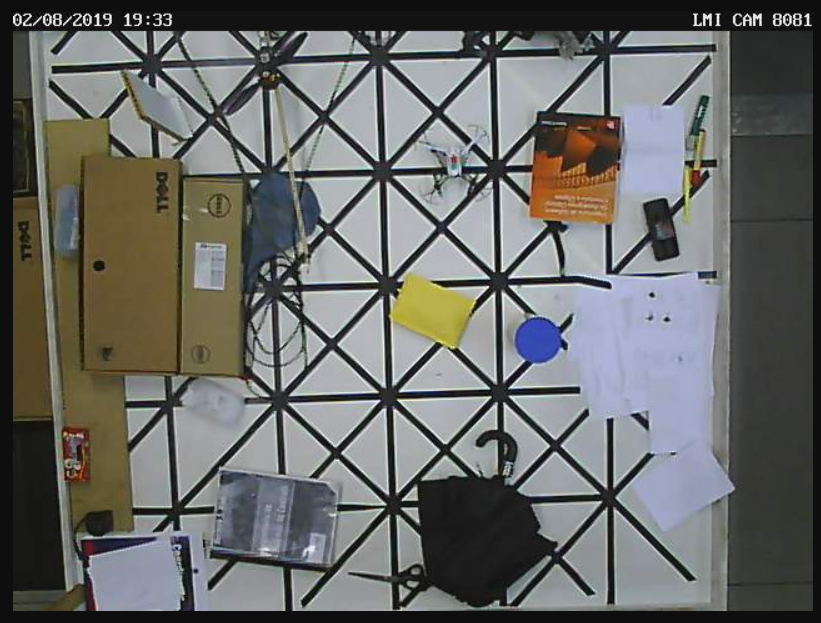
#> input picture pyparrot-master/img1.png, 821 x 623 px, given in place of video.mjpeg, which was not available
$ python cam_pos4.py
#> lines starting #> are read from the running program, lines starting #| are printed output that depends on the picture; after the words box and inside, x2 and y2 are one past the last pixel; in counts of white or black regions, pixels touching at a corner belong together; pictures that were not available may be replaced by others from this repository, and a replacement may not be noted
#!/usr/bin/env python3

from __future__ import print_function

import sys
ros_path = '/opt/ros/kinetic/lib/python2.7/dist-packages'
if ros_path in sys.path:
    sys.path.remove(ros_path)
import cv2


from imutils.video import WebcamVideoStream
from imutils.video import FPS
import argparse
import imutils
import numpy as np

from time import sleep
import time
import datetime
from threading import Thread
import math

posX_cm = 0; posY_cm = 0; posZ_cm = 0; ang = 0
posX2_cm = 0; posY2_cm = 0; posZ2_cm = 0; ang2 = 0
posX3_cm = 0; posY3_cm = 0; posZ3_cm = 0

def detect_cam1(img1, h):
	global posX_cm, posY_cm, ang
	size_max = 0; i_max = 0

	hsv = cv2.cvtColor(img1, cv2.COLOR_BGR2HSV)
	mask_blue = cv2.inRange(hsv, lower_blue, upper_blue)
	res_blue = cv2.bitwise_and(img1,img1, mask= mask_blue)
	imgray = cv2.cvtColor(res_blue, cv2.COLOR_BGR2GRAY)
	ret, thresh = cv2.threshold(imgray, 40, 255, 0)
	contours, hierarchy = cv2.findContours(thresh, 1, 2)

	#detectar maior contorno da cor 1
	if(len(contours)>0):
		for i in range(len(contours)):
			cnt = contours[i]
			size = cv2.contourArea(cnt)
			if size > size_max:
				size_max = size
				i_max = i

		cnt=contours[i_max]
		M = cv2.moments(cnt)
		if(M['m00']!=0 and size_max > 80):
			cx = int(M['m10']/M['m00']) #centroide
			cy = int(M['m01']/M['m00'])
		else:
			return img1,0,0,0

		roi = img1[max((cy-30),0):min((cy+30),480),max((cx-30),0):min((cx+30),640)]
		hsv = cv2.cvtColor(roi, cv2.COLOR_BGR2HSV)
		mask_ylw = cv2.inRange(hsv, lower_ylw, upper_ylw)
		res_ylw = cv2.bitwise_and(roi,roi, mask= mask_ylw)
		imgray = cv2.cvtColor(res_ylw, cv2.COLOR_BGR2GRAY)
		ret, thresh = cv2.threshold(imgray, 40, 255, 0)
		contours, hierarchy = cv2.findContours(thresh, 1, 2)

		#detectar maior contorno da cor 2
		size_max = 0
		i_max = 0
		if(len(contours)>0):
			for i in range(len(contours)):
				cnt2 = contours[i]
				size = cv2.contourArea(cnt2)
				if size > size_max:
					size_max = size
					i_max = i

			cnt2=contours[i_max]
			M = cv2.moments(cnt2)
			if(M['m00']!=0 and size_max > 80):
				cx2 = int(M['m10']/M['m00']) #centroide
				cy2 = int(M['m01']/M['m00'])
				cx2 = cx2 + max((cx-30),0) #ajustes devido à ROI
				cy2 = cy2 + max((cy-30),0)
			else:
				return img1,0,0,0

		else:
			return img1,0,0,0
	else:
		return img1,0,0,0

	cv2.circle(img1,(cx2,cy2),2,(0,0,255),2)
	cv2.circle(img1,(cx,cy),2,(0,0,255),2)
	# cv2.drawContours(img1, cnt, -1, (0,255,0), 2)
	# cv2.drawContours(img1, cnt2, -1, (0,255,0), 2)
	#linha / angulo
	cv2.line(img1,(cx,cy),(cx2,cy2),(0,0,255),1)
	ang = math.atan2(-(cy-cy2),-(cx-cx2)) #negativo pois alterou-se a ordem das cores, agr eh azul dps amarelo
	ang = ang*180/3.14159

	#posicao corrigida devido a altura
	posX = (cx+cx2)/2
	posY = (cy+cy2)/2
	ymin = 39 #30 #33
	ymax = 176 #171.5
	xlim_min = 0 + 92*h/hmax
	xlim_max = 164 - 72*h/hmax
	ylim_min = ymin + (90-ymin)*h/hmax
	ylim_max = ymax - (ymax-90)*h/hmax
	posX_cm = xlim_min + (posX*(xlim_max-xlim_min)/640)
	posY_cm = ylim_min + ((480-posY)*(ylim_max-ylim_min)/480)

	return img1, posX_cm, posY_cm, ang

# [47 lines left out: function detect_cam1_obj, not called in this run]

def detect_cam2(img2, h):
	global posX_cm, posY_cm, ang
	size_max = 0; i_max = 0

	hsv = cv2.cvtColor(img2, cv2.COLOR_BGR2HSV)
	mask_blue = cv2.inRange(hsv, lower_blue, upper_blue)
	res_blue = cv2.bitwise_and(img2,img2, mask= mask_blue)
	imgray = cv2.cvtColor(res_blue, cv2.COLOR_BGR2GRAY)
	ret, thresh = cv2.threshold(imgray, 40, 255, 0)
	contours, hierarchy = cv2.findContours(thresh, 1, 2)

	if(len(contours)>0):
		for i in range(len(contours)):
			cnt = contours[i]
			size = cv2.contourArea(cnt)
			if size > size_max:
				size_max = size
				i_max = i

		cnt=contours[i_max]
		M = cv2.moments(cnt)
		if(M['m00']!=0 and size_max > 80):
			cx = int(M['m10']/M['m00']) #centroide
			cy = int(M['m01']/M['m00'])
		else:
			return img2,0,0,0

		roi = img2[max((cy-30),0):min((cy+30),480),max((cx-30),0):min((cx+30),640)]
		hsv = cv2.cvtColor(roi, cv2.COLOR_BGR2HSV)
		mask_ylw = cv2.inRange(hsv, lower_ylw, upper_ylw)
		res_ylw = cv2.bitwise_and(roi,roi, mask= mask_ylw)
		imgray = cv2.cvtColor(res_ylw, cv2.COLOR_BGR2GRAY)
		ret, thresh = cv2.threshold(imgray, 40, 255, 0)
		contours, hierarchy = cv2.findContours(thresh, 1, 2)

		size_max = 0
		i_max = 0
		if(len(contours)>0):
			for i in range(len(contours)):
				cnt2 = contours[i]
				size = cv2.contourArea(cnt2)
				if size > size_max:
					size_max = size
					i_max = i

			cnt2=contours[i_max]
			M = cv2.moments(cnt2)
			if(M['m00']!=0 and size_max > 80):
				cx2 = int(M['m10']/M['m00']) #centroide
				cy2 = int(M['m01']/M['m00'])
				cx2 = cx2 + max((cx-30),0) #ajustes devido à ROI
				cy2 = cy2 + max((cy-30),0)
			else:
				return img2,0,0,0
		else:
			return img2,0,0,0
	else:
		return img2,0,0,0

	cv2.circle(img2,(cx,cy),2,(0,0,255),2)
	cv2.circle(img2,(cx2,cy2),2,(0,0,255),2)
	# cv2.drawContours(img2, cnt, -1, (0,255,0), 2)
	# cv2.drawContours(img2, cnt2, -1, (0,255,0), 2)
	#linha / angulo
	cv2.line(img2,(cx,cy),(cx2,cy2),(0,0,255),1)
	ang = math.atan2(-(cy-cy2),-(cx-cx2))
	ang = ang*180/3.14159

	#posicao corrigida devido a altura
	posX = (cx+cx2)/2 ; posY = (cy+cy2)/2
	ymin = 104 #126.3
	ymax = 279-32 #(279-11)
	xlim_min = 0 + 92*h/hmax
	xlim_max = 164 - 72*h/hmax
	ylim_min = ymin + (226-ymin)*h/hmax
	ylim_max = ymax - (ymax-226)*h/hmax
	posX_cm = xlim_min + (posX*(xlim_max-xlim_min)/640)
	posY_cm = ylim_min + ((480-posY)*(ylim_max-ylim_min)/480)

	return img2, posX_cm, posY_cm, ang

# [391 lines left out: functions detect_cam2_obj, detect_cam1_second, detect_cam2_second, detect_cam3, detect_cam3_second, detect_cam3_obj, not called in this run]


#inicializacao de variaveis
# cx = 0; cy = 0
# cx2 = 0; cy2 = 0
# i = 0
hmax = 246

mtx = np.array([[845, 0, 319.6],[0, 891, 157.3], [0, 0, 1]])
dist = np.array([[ 0.265530618, -2.45263550, -0.0382963307,
-0.000583787615,   6.56047640]])

# pts1 = np.float32([[28,27],[569,16],[580,469],[36,480]]) #cam1
# pts2 = np.float32([[51,16],[620,34],[572,480],[75,462]]) #cam2
pts1 = np.float32([[59,35],[598,16],[613,466],[70,480]]) #cam1 07/08/2020
pts2 = np.float32([[62,16],[630,30],[584,480],[87,466]]) #cam2 07/08/2020
pts4 = np.float32([[0,16],[640,16],[640,480],[0,480]]) #cam3
pts3 = np.float32([[0,0],[640,0],[640,480],[0,480]]) #output desejado

url1 = "http://192.168.0.81/img/video.mjpeg"
url2 = "http://admin:camadmin@192.168.0.82/img/video.mjpeg"
url3 = "http://161.24.19.89/mjpg/video.mjpg"

try:
	stream1 = WebcamVideoStream(src=url1).start()
	stream2 = WebcamVideoStream(src=url2).start()
	stream3 = WebcamVideoStream(src=url3).start()
	good = 1
except:
	print("deu ruim")
	good = 0

M1 = cv2.getPerspectiveTransform(pts1,pts3)
M2 = cv2.getPerspectiveTransform(pts2,pts3)
M3 = cv2.getPerspectiveTransform(pts4,pts3)

lower_blue = np.array([84,60,80])
upper_blue = np.array([132,255,255])

lower_green = np.array([48,70,70])
upper_green = np.array([75,255,255])

lower_ylw = np.array([23,100,140])
upper_ylw = np.array([45,240,250])

lower_red1 = np.array([0,90,30])
upper_red1 = np.array([11,255,255])

lower_red2 = np.array([165,40,0])  #164 100 50
upper_red2 = np.array([180,255,255])

lower_pink1 = np.array([0,35,150])
upper_pink1 = np.array([11,130,255])

lower_pink2 = np.array([140,35,150])
upper_pink2 = np.array([180,130,255])

# count = 0; erro1 = 0; erro2 = 0
# time1 = time.perf_counter()

fourcc = cv2.VideoWriter_fourcc(*'DIVX')
out = cv2.VideoWriter('output.avi',fourcc, 12.0, (640,480))
out2 = cv2.VideoWriter('output2.avi',fourcc, 12.0, (640,480))
# cap = cv2.VideoCapture(url1)
# cap2 = cv2.VideoCapture(url3)

while(good==1):
	try:
		#le imagens
		img1 = stream1.read()
#> img1 is the input picture: shape (623, 821, 3); mean B, G, R 103.4, 105.7, 104.8
		img2 = stream2.read()
		img3 = stream3.read()

		# ret, frame = cap.read()
		# ret, frame2 = cap2.read()
		out.write(img1)
		out2.write(img3)

		#alterações nas imagens
		img1 = cv2.warpPerspective(img1,M1,(640,480))
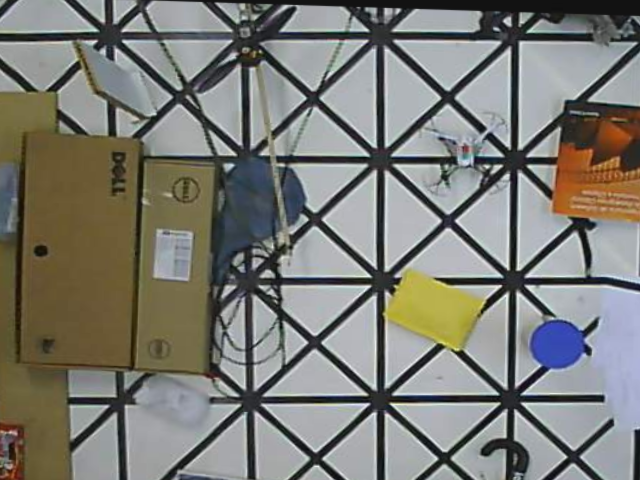
#> img1: shape (480, 640, 3); mean B, G, R 117.9, 124.1, 124.3
		img2 = cv2.warpPerspective(img2,M2,(640,480))
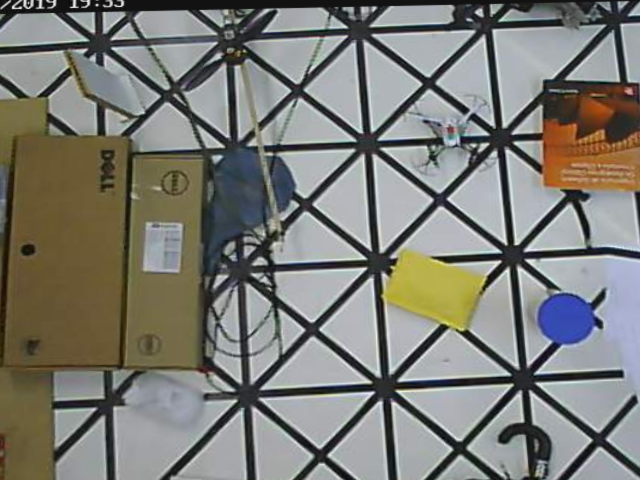
#> img2: shape (480, 640, 3); mean B, G, R 118.3, 124.4, 124.6
		img3 = cv2.warpPerspective(img3,M3,(640,480))
		img3 = cv2.undistort(img3, mtx, dist)
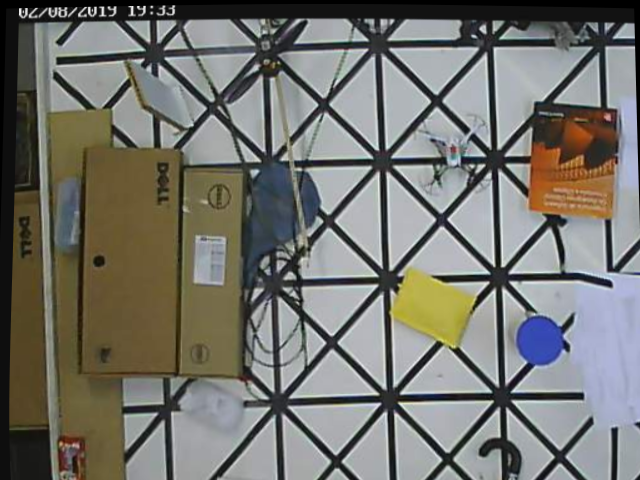
#> img3: shape (480, 640, 3); mean B, G, R 110.6, 116.5, 116.9
		img3 = img3[0:420,120:470]
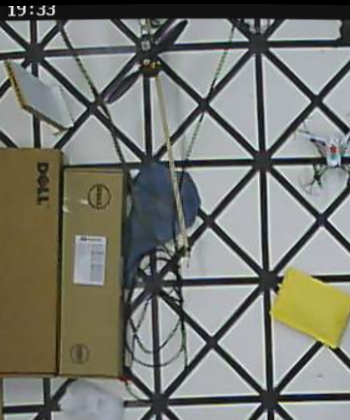
#> img3: shape (420, 350, 3); mean B, G, R 113.9, 121.3, 120.4
		i = 5
		img3 = cv2.bilateralFilter(img3, i, i * 2, i / 2)

		# drone 1
		img1, posX_cm, posY_cm, ang = detect_cam1(img1,posZ_cm)
#> in detect_cam1, `mask_blue = cv2.inRange(hsv, lower_blue, upper_blue)`:
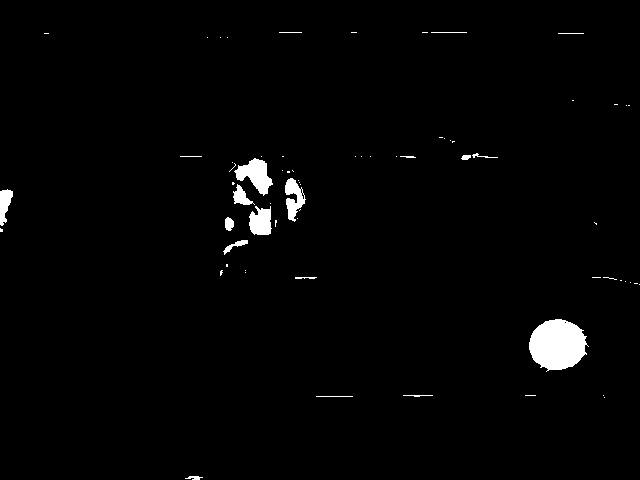
#> mask_blue: shape (480, 640); 1.7% white; 68 white regions (49 under 20 px), largest, box (x1, y1, x2, y2) and area: (529, 319, 589, 372) 2298, (234, 158, 273, 196) 747, (249, 206, 272, 235) 515
#> in detect_cam1, `contours, hierarchy = cv2.findContours(thresh, 1, 2)`: contours = 72 contours, 62 with area under 20; largest, box (x1, y1, x2, y2) and area: (529, 319, 589, 372) 2206, (234, 158, 273, 196) 688, (249, 206, 272, 235) 464, (285, 178, 306, 222) 440, (0, 189, 13, 226) 260
#> the loop in detect_cam1, `for i in range(len(contours)):` made 72 passes
#> (size, size_max, i_max) on passes 1, 9: (24.5, 24.5, 0), (2205.5, 2205.5, 8)
#> after the loop in detect_cam1, `for i in range(len(contours)):`: i_max = 8; size_max = 2205.5
#> in detect_cam1, `cnt=contours[i_max]`: cnt = contour of 96 points, box (x1, y1, x2, y2) (529, 319, 589, 372), area 2206
#> in detect_cam1, `M = cv2.moments(cnt)`: M = moments, m00 2205.5, centre m10/m00, m01/m00 = (557, 344.3)
#> in detect_cam1, `cx = int(M['m10']/M['m00'])`: cx = 557
#> in detect_cam1, `cy = int(M['m01']/M['m00'])`: cy = 344
#> in detect_cam1, `contours, hierarchy = cv2.findContours(thresh, 1, 2)`: contours = []
#> posX_cm = 0; posY_cm = 0; ang = 0
		if(posX_cm == 0):
			img2, posX_cm, posY_cm, ang = detect_cam2(img2,posZ_cm)
#> in detect_cam2, `mask_blue = cv2.inRange(hsv, lower_blue, upper_blue)`:
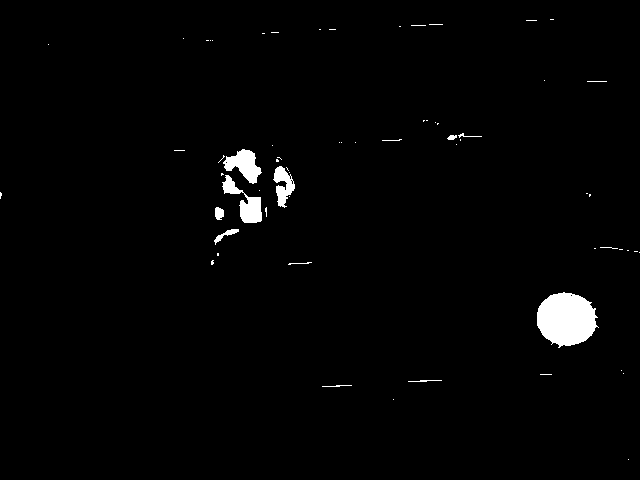
#> mask_blue: shape (480, 640); 1.7% white; 64 white regions (51 under 20 px), largest, box (x1, y1, x2, y2) and area: (537, 292, 599, 348) 2525, (222, 175, 262, 223) 729, (223, 149, 262, 184) 713
#> in detect_cam2, `contours, hierarchy = cv2.findContours(thresh, 1, 2)`: contours = 71 contours, 64 with area under 20; largest, box (x1, y1, x2, y2) and area: (537, 292, 599, 348) 2430, (223, 149, 262, 184) 656, (222, 175, 262, 223) 647, (273, 166, 295, 208) 430, (214, 229, 239, 245) 86, (215, 207, 224, 220) 76, (447, 135, 457, 140) 26
#> the loop in detect_cam2, `for i in range(len(contours)):` made 71 passes
#> (size, size_max) on passes 3, 4, 11: (4, 4), (7, 7), (2430, 2430)
#> after the loop in detect_cam2, `for i in range(len(contours)):`: i_max = 10; size_max = 2430
#> in detect_cam2, `cnt=contours[i_max]`: cnt = contour of 100 points, box (x1, y1, x2, y2) (537, 292, 599, 348), area 2430
#> in detect_cam2, `M = cv2.moments(cnt)`: M = moments, m00 2430, centre m10/m00, m01/m00 = (565.9, 318.7)
#> in detect_cam2, `cx = int(M['m10']/M['m00'])`: cx = 565
#> in detect_cam2, `cy = int(M['m01']/M['m00'])`: cy = 318
#> in detect_cam2, `roi = img2[max((cy-30),0):min((cy+30),480),max((cx-30),0):min((cx+30),..`:
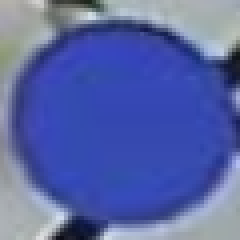
#> roi: shape (60, 60, 3) (shown 4 times larger); mean B, G, R 167, 101.4, 87.6
#> in detect_cam2, `contours, hierarchy = cv2.findContours(thresh, 1, 2)`: contours = []
		if(posX_cm != 0):
			img3, posZ_cm, cx, cy = detect_cam3(img3,posY_cm)

		# [31 lines of commented-out code are left out]

		print("X=%.1f" % posX_cm,"cm    Y=%.1f" % posY_cm, "cm    Z=%.1f" % posZ_cm, "cm   ang = %.1f" % ang)
#| X=0.0 cm    Y=0.0 cm    Z=0.0 cm   ang = 0.0
		# print("X2=%.1f" % posX2_cm,"cm   Y2=%.1f" % posY2_cm, "cm   Z2=%.1f" % posZ2_cm, "cm  ang2 = %.1f" % ang2)
		# print("X3=%.1f" % posX3_cm,"cm    Y3=%.1f" % posY3_cm, "cm    Z3=%.1f" % posZ3_cm, "cm\n")
		cv2.imshow("imagem 1",img1)
		cv2.imshow("imagem 2",img2)
		cv2.imshow("imagem 3",img3)

		# print("total: ",count,"\nerro1: ",erro1,"\nerro2: ",erro2)
		if(cv2.waitKey(1)!=-1):
			# time2 = time.perf_counter()
			# print("frequency: %.2f" % float(count/(time2-time1)))
#> (key Esc is pressed here)
			break
	except:
		print("abortado: ", sys.exc_info()[0])
		# print("total: ",count,"\nerro1: ",erro1,"\nerro2: ",erro2)
		# time2 = time.perf_counter()
		# print("frequency: %.2f" % float(count/(time2-time1)))
		break
#cap.release()
out.release()
out2.release()
cv2.destroyAllWindows()

$ run again, on pyparrot-master/img2.png
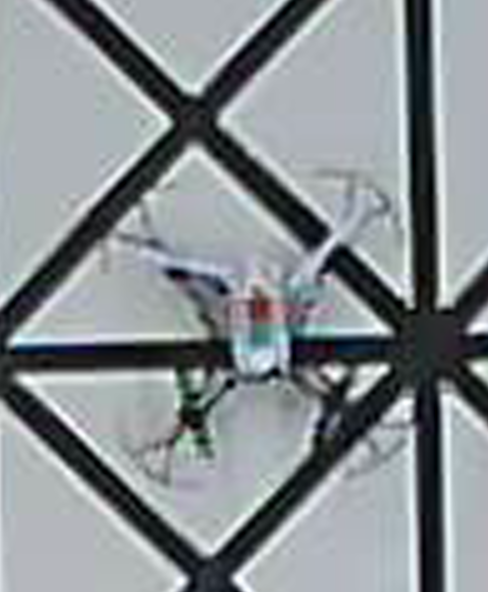
#> input picture pyparrot-master/img2.png, 488 x 592 px, given in place of video.mjpeg, which was not available
#> img1 is the input picture: shape (592, 488, 3); mean B, G, R 147, 143.6, 137.5
#> img1: shape (480, 640, 3)
#> in detect_cam1, `mask_blue = cv2.inRange(hsv, lower_blue, upper_blue)`:
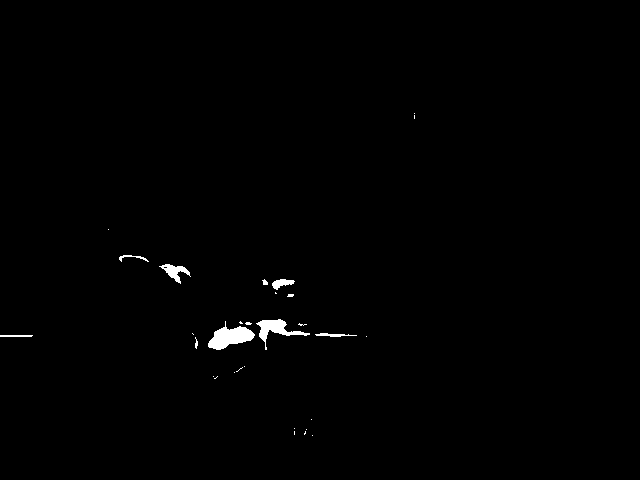
#> mask_blue: shape (480, 640); 0.63% white; 30 white regions (21 under 20 px)
#> in detect_cam1, `contours, hierarchy = cv2.findContours(thresh, 1, 2)`: contours = 31 contours, 24 with area under 20; largest, box (x1, y1, x2, y2) and area: (208, 321, 255, 350) 642, (256, 319, 310, 350) 411, (159, 264, 191, 284) 210, (272, 279, 295, 290) 113, (315, 333, 357, 337) 49, (119, 255, 149, 262) 34, (0, 335, 33, 337) 32
#> the loop in detect_cam1, `for i in range(len(contours)):` made 31 passes
#> (cnt, size, size_max) on pass 14: ([[0, 335], [0, 336], [31, 336], [32, 335]], 31.5, 31.5)
#> after the loop in detect_cam1, `for i in range(len(contours)):`: i_max = 19; size_max = 641.5
#> in detect_cam1, `cnt=contours[i_max]`: cnt = contour of 60 points, box (x1, y1, x2, y2) (208, 321, 255, 350), area 642
#> in detect_cam1, `M = cv2.moments(cnt)`: M = moments, m00 641.5, centre m10/m00, m01/m00 = (229.8, 336.9)
#> in detect_cam1, `cx = int(M['m10']/M['m00'])`: cx = 229
#> in detect_cam1, `cy = int(M['m01']/M['m00'])`: cy = 336
#> mask_ylw: shape (60, 60); every value is 0
#> res_ylw: shape (60, 60, 3); every value is 0
#> in detect_cam1, `contours, hierarchy = cv2.findContours(thresh, 1, 2)`: contours = []
#> posX_cm = 0
#> in detect_cam2, `contours, hierarchy = cv2.findContours(thresh, 1, 2)`: contours = 33 contours, 27 with area under 20; largest, box (x1, y1, x2, y2) and area: (200, 312, 249, 342) 700, (251, 307, 309, 341) 442, (149, 257, 182, 276) 220, (265, 266, 288, 278) 118, (312, 319, 363, 323) 57, (107, 250, 138, 257) 35
#> the loop in detect_cam2, `for i in range(len(contours)):` made 33 passes
#> (size, size_max) on passes 1, 14, 15, 18, 21: (2.5, 2.5), (11.5, 11.5), (12, 12), (57, 57), (700.5, 700.5)
#> after the loop in detect_cam2, `for i in range(len(contours)):`: i_max = 20; size_max = 700.5
#> in detect_cam2, `cnt=contours[i_max]`: cnt = contour of 54 points, box (x1, y1, x2, y2) (200, 312, 249, 342), area 700
#> in detect_cam2, `M = cv2.moments(cnt)`: M = moments, m00 700.5, centre m10/m00, m01/m00 = (223.3, 328.2)
#> in detect_cam2, `cx = int(M['m10']/M['m00'])`: cx = 223
#> in detect_cam2, `cy = int(M['m01']/M['m00'])`: cy = 328
#> in detect_cam2, `roi = img2[max((cy-30),0):min((cy+30),480),max((cx-30),0):min((cx+30),..`:
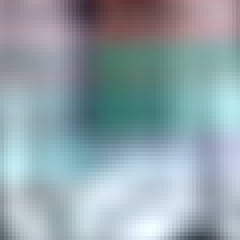
#> roi: shape (60, 60, 3) (shown 4 times larger); mean B, G, R 170.1, 162.9, 145.4
#> in detect_cam2, `contours, hierarchy = cv2.findContours(thresh, 1, 2)`: contours = []
#| X=0.0 cm    Y=0.0 cm    Z=0.0 cm   ang = 0.0
